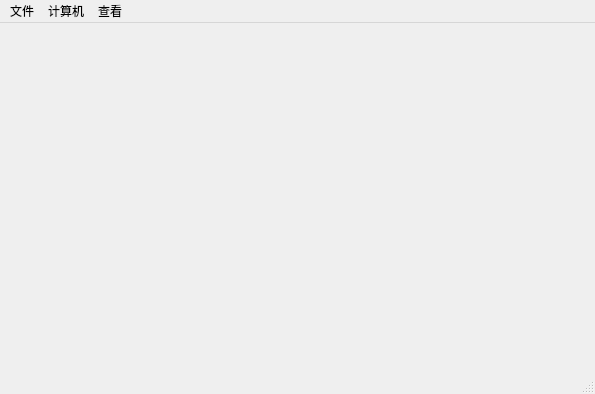
<?xml version="1.0" encoding="UTF-8"?>
<ui version="4.0">
 <class>MainWindow</class>
 <widget class="QMainWindow" name="MainWindow">
  <property name="geometry">
   <rect>
    <x>0</x>
    <y>0</y>
    <width>595</width>
    <height>394</height>
   </rect>
  </property>
  <property name="focusPolicy">
   <enum>Qt::NoFocus</enum>
  </property>
  <property name="windowTitle">
   <string>Demo</string>
  </property>
  <widget class="QWidget" name="centralwidget"/>
  <widget class="QStatusBar" name="statusbar"/>
  <widget class="QMenuBar" name="menuBar">
   <property name="geometry">
    <rect>
     <x>0</x>
     <y>0</y>
     <width>595</width>
     <height>23</height>
    </rect>
   </property>
   <widget class="QMenu" name="menu">
    <property name="title">
     <string>文件</string>
    </property>
    <addaction name="action"/>
    <addaction name="actionEXCEL"/>
    <addaction name="actionWORD"/>
   </widget>
   <widget class="QMenu" name="menu_2">
    <property name="title">
     <string>计算机</string>
    </property>
    <addaction name="actionLENOVO"/>
    <addaction name="actionMACBOOK"/>
   </widget>
   <widget class="QMenu" name="menu_3">
    <property name="title">
     <string>查看</string>
    </property>
    <addaction name="actionCASE1"/>
    <addaction name="actionCASE2"/>
    <addaction name="actionCASE3"/>
   </widget>
   <addaction name="menu"/>
   <addaction name="menu_2"/>
   <addaction name="menu_3"/>
  </widget>
  <action name="action123">
   <property name="text">
    <string>123</string>
   </property>
  </action>
  <action name="action123_2">
   <property name="text">
    <string>123 </string>
   </property>
  </action>
  <action name="action">
   <property name="icon">
    <iconset>
     <normaloff>doughnut.ico</normaloff>doughnut.ico</iconset>
   </property>
   <property name="text">
    <string>PPT(&amp;N)</string>
   </property>
   <property name="shortcut">
    <string>Ctrl+N</string>
   </property>
  </action>
  <action name="actionEXCEL">
   <property name="icon">
    <iconset>
     <normaloff>doughnut.ico</normaloff>doughnut.ico</iconset>
   </property>
   <property name="text">
    <string>EXCEL(&amp;E)</string>
   </property>
   <property name="shortcut">
    <string>Ctrl+E</string>
   </property>
  </action>
  <action name="actionWORD">
   <property name="icon">
    <iconset>
     <normaloff>doughnut.ico</normaloff>doughnut.ico</iconset>
   </property>
   <property name="text">
    <string>WORD(&amp;W)</string>
   </property>
   <property name="shortcut">
    <string>Ctrl+W</string>
   </property>
  </action>
  <action name="actionLENOVO">
   <property name="icon">
    <iconset>
     <normaloff>doughnut.ico</normaloff>doughnut.ico</iconset>
   </property>
   <property name="text">
    <string>LENOVO</string>
   </property>
  </action>
  <action name="actionMACBOOK">
   <property name="icon">
    <iconset>
     <normaloff>doughnut.ico</normaloff>doughnut.ico</iconset>
   </property>
   <property name="text">
    <string>MACBOOK</string>
   </property>
  </action>
  <action name="actionCASE1">
   <property name="icon">
    <iconset>
     <normaloff>doughnut.ico</normaloff>doughnut.ico</iconset>
   </property>
   <property name="text">
    <string>CASE1</string>
   </property>
  </action>
  <action name="actionCASE2">
   <property name="icon">
    <iconset>
     <normaloff>doughnut.ico</normaloff>doughnut.ico</iconset>
   </property>
   <property name="text">
    <string>CASE2</string>
   </property>
  </action>
  <action name="actionCASE3">
   <property name="icon">
    <iconset>
     <normaloff>doughnut.ico</normaloff>doughnut.ico</iconset>
   </property>
   <property name="text">
    <string>CASE3</string>
   </property>
  </action>
 </widget>
 <resources/>
 <connections/>
</ui>
